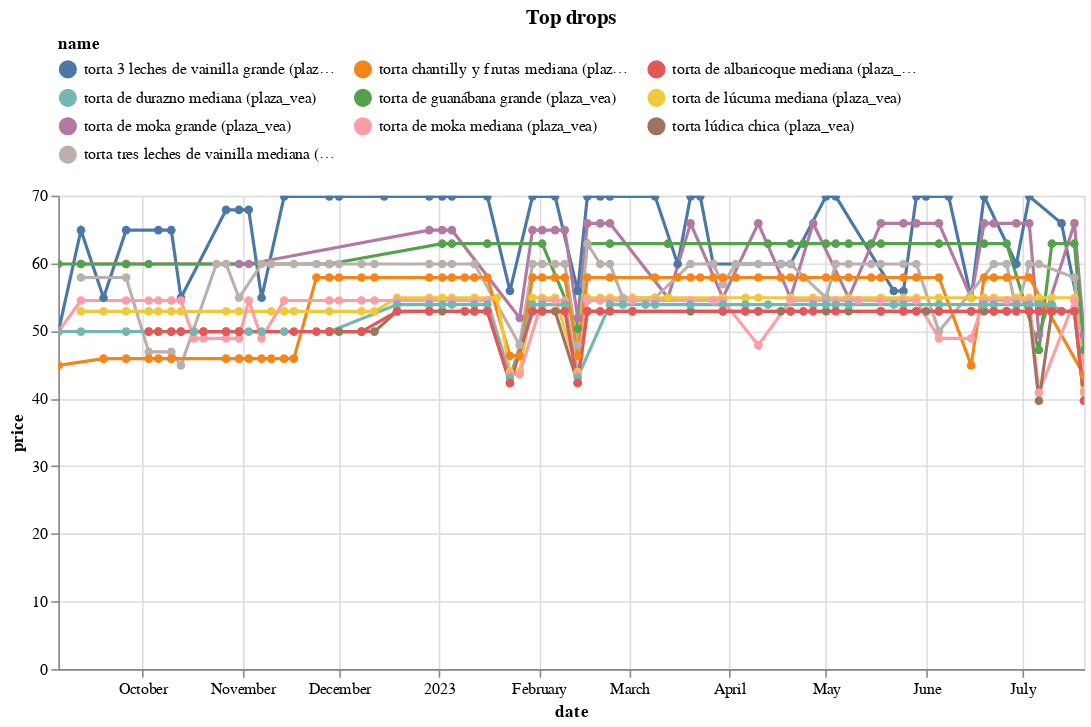

The notebook cell saved with this chart:
### Code cell
(top_changes_abs
 .sort_values('change')
 .head(10)
 .pipe(plot_changes, 'Top drops')
)

### Figure 1 — Vega-Lite specification as saved in the notebook (floating-point values rounded to 4 significant figures; data arrays with more than 128 entries replaced by an {"elided": "..."} marker saying what was removed)
{"config": {"view": {"continuousWidth": 300, "continuousHeight": 300}, "legend": {"columns": 3, "orient": "top"}}, "data": {"name": "data-d02c20e994221a3ad2bc44972e0fbdde"}, "mark": {"type": "line", "point": true}, "encoding": {"color": {"field": "name", "scale": {"domain": ["torta 3 leches de vainilla grande (plaza_vea)", "torta chantilly y frutas mediana (plaza_vea)", "torta de albaricoque mediana (plaza_vea)", "torta de durazno mediana (plaza_vea)", "torta de guanábana grande (plaza_vea)", "torta de lúcuma mediana (plaza_vea)", "torta de moka grande (plaza_vea)", "torta de moka mediana (plaza_vea)", "torta lúdica chica (plaza_vea)", "torta tres leches de vainilla mediana (plaza_vea)"]}, "type": "nominal"}, "tooltip": [{"field": "name", "type": "nominal"}, {"field": "price", "type": "quantitative"}, {"field": "last_price", "type": "quantitative"}], "x": {"field": "date", "type": "temporal"}, "y": {"field": "price", "type": "quantitative"}}, "params": [{"name": "param_9", "select": {"type": "point", "fields": ["name"]}, "bind": "legend"}, {"name": "param_10", "select": {"type": "interval", "encodings": ["x", "y"]}, "bind": "scales"}], "title": "Top drops", "transform": [{"filter": {"param": "param_9"}}], "width": 650, "$schema": "https://vega.github.io/schema/vega-lite/v5.8.0.json", "datasets": {"data-d02c20e994221a3ad2bc44972e0fbdde": {"elided": "463 records"}}}
